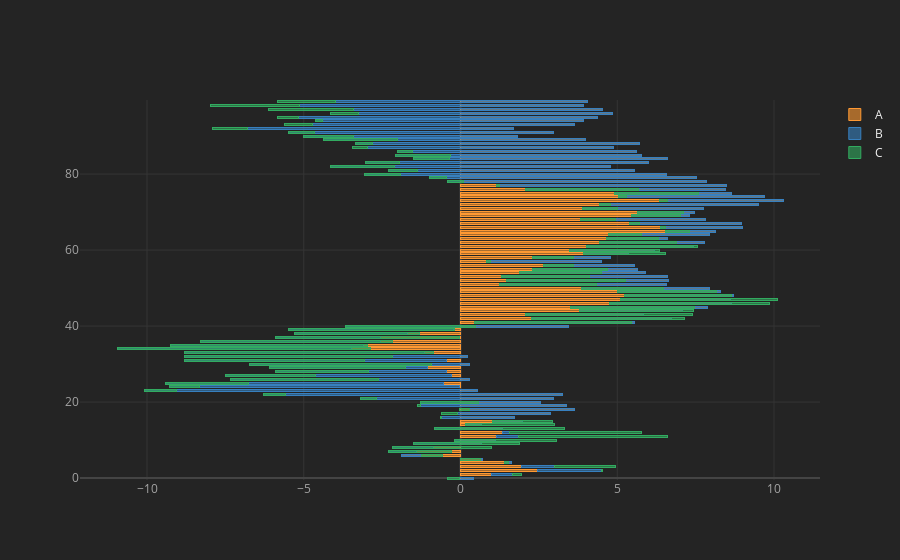

Notebook code cell kept with this figure:
### Code cell
df.iplot(kind='barh', barmode='stack', bargap=0.5)
